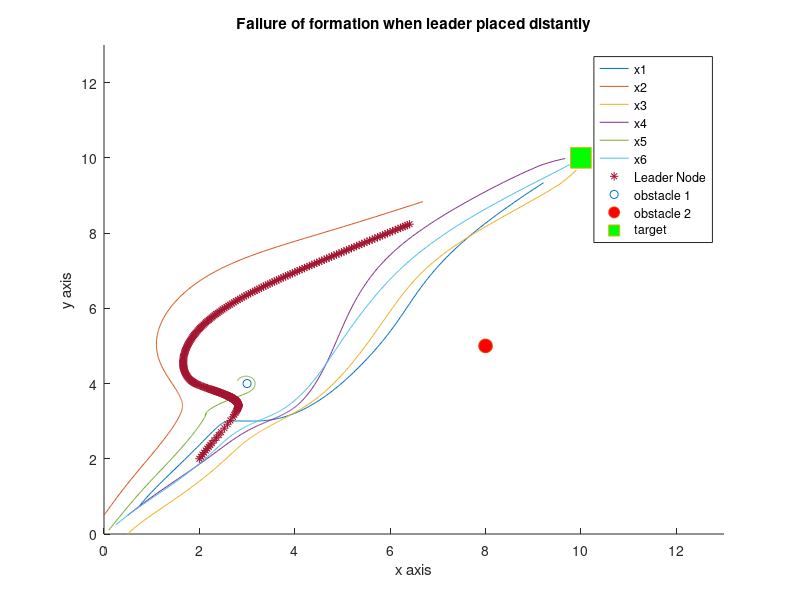

Write the MATLAB code that produced this figure.
function leaderpotentialfield
%work area
wa=[0:0.1:13;0:0.1:13];
%locations of obstacles and target
T=[10,10];
obs=[3,4;8,5];
n=length(wa(1,:));
%gains
kT=3;
ko=[4,5];

Gp=1;Gf=1*[1 1 1 1 1 1]; %potential and formation gains
options=odeset('events',@StopSim);
Vp=4; kn=3; L=2;
% A1=[0 0 0 0 0 0;1 0 0 0 0 0;1 0 0 0 0 0;0 1 0 0 0 0;0 0 1 0 0 0;0 0 1 0 0 0];
% D1=[0 0 0 0 0 0;0 1 0 0 0 0;0 0 1 0 0 0;0 0 0 1 0 0;0 0 0 0 1 0;0 0 0 0 0 1];
A1=[0 1 1 1 1 1;1 0 1 0 0 1;1 1 0 1 0 0;1 0 1 0 1 0;1 0 0 1 0 1;1 1 0 0 1 0];
D1=[5 0 0 0 0 0;0 3 0 0 0 0;0 0 3 0 0 0;0 0 0 3 0 0;0 0 0 0 3 0;0 0 0 0 0 3];
L1=D1-A1;

leadergain=1;
G=leadergain*[1 0 0 0 0 0;0 0 0 0 0 0;0 0 0 0 0 0;0 0 0 0 0 0;0 0 0 0 0 0;0 0 0 0 0 0];

A=[0 0 0.5 0 0 0;0.5 0 0 0 0 0.5;0.5 0.5 0 0 0 0;0 0.5 0 0 0 0;0 0 0.5 0 0 0;0 0 0 0.5 0.5 0];
D=[0.5 0 0 0 0 0;0 1 0 0 0 0;0 0 1 0 0 0;0 0 0 0.5 0 0;0 0 0 0 0.5 0;0 0 0 0 0 1];
% L=D-A;
init=[0.75;0.75;pi/3;0;0.5;pi/3;0.5;0;pi/3;0.5;0.5;pi/4;0.1;0.1;pi/3;0.25;0.25;pi/4;2;2;pi/3]; %initial robot condition
[t,pos]=ode45(@robot,[0 100],init,options);
figure()
hold on
plot(pos(:,1),pos(:,2),pos(:,4),pos(:,5),pos(:,7),pos(:,8),pos(:,10),pos(:,11),pos(:,13),pos(:,14),pos(:,16),pos(:,17),pos(:,19),pos(:,20),'*')
plot(obs(1,1),obs(1,2),'o',obs(2,1),obs(2,2),'o','MarkerFaceColor','r','MarkerSize',10)
title('Failure of formation when leader placed distantly')
% plot(obs(1,1),obs(1,2),'o',obs(2,1),obs(2,2),'o','MarkerFaceColor','r','MarkerSize',10)
plot(T(1,1),T(1,2),'s','MarkerFaceColor','g','MarkerSize',15)
ylabel('y axis')
xlabel('x axis')
legend({'x1','x2','x3','x4','x5','x6','Leader Node','obstacle 1','obstacle 2','target'})
xlim([0 13]);
ylim([0 13]);



    function dp=robot(t,pos)
        dp=zeros(21,1);        
        x=pos(1);y=pos(2);theta=pos(3); x2=pos(4);y2=pos(5);theta2=pos(6);
        x3=pos(7);y3=pos(8);theta3=pos(9); x4=pos(10);y4=pos(11);theta4=pos(12);
        x5=pos(13);y5=pos(14);theta5=pos(15); x6=pos(16);y6=pos(17);theta6=pos(18);
        xL=pos(19);yL=pos(20);thetaL=pos(21);
        theza=[theta;theta2;theta3;theta4;theta5;theta6];
        if ((pos(1)-T(1))^2)+((pos(2)-T(2))^2)>1 && ((pos(4)-T(1))^2)+((pos(5)-T(2))^2)>1 && ((pos(7)-T(1))^2)+((pos(8)-T(2))^2)>1 && ((pos(10)-T(1))^2)+((pos(11)-T(2))^2)>1 && ((pos(13)-T(1))^2)+((pos(14)-T(2))^2)>1 && ((pos(16)-T(1))^2)+((pos(17)-T(2))^2)>1
            km=0.05;
        else
            km=0;
        end
%         for ir=1:1:5
%             if ((pos(1)-pos(3*ir+1))^2)+((pos(1)-pos(3*ir+2))^2)>4
%                 Gf(ir+1)=0;
%             end
%         end
        
        FLx=kT*(T(1,1)-xL)/(sqrt(((T(1,1)-xL)^2)+((T(1,2)-yL)^2)));
        Fo1Lx=-ko(1,1)*(obs(1,1)-xL)/((((obs(1,1)-xL)^2)+(obs(1,2)-yL)^2)^1.5);
        Fo2Lx=-ko(1,2)*(obs(2,1)-xL)/((((obs(2,1)-xL)^2)+(obs(2,2)-yL)^2)^1.5);
        FLx=FLx+Fo1Lx+Fo2Lx;
        FLy=kT*(T(1,2)-yL)/(sqrt(((T(1,1)-xL)^2)+(T(1,2)-yL)^2));
        Fo1Ly=-ko(1,1)*(obs(1,2)-yL)/((((obs(1,1)-xL)^2)+(obs(1,2)-yL)^2)^1.5);
        Fo2Ly=-ko(1,2)*(obs(2,2)-yL)/((((obs(2,1)-xL)^2)+(obs(2,2)-yL)^2)^1.5);
        thetadesL=(Gp*atan2(FLy,FLx));
        fiL=kn*(thetadesL-thetaL);
        
        
        FTx=kT*(T(1,1)-x)/(sqrt(((T(1,1)-x)^2)+((T(1,2)-y)^2)));
        Fo1x=-ko(1,1)*(obs(1,1)-x)/((((obs(1,1)-x)^2)+(obs(1,2)-y)^2)^1.5);
        Fo2x=-ko(1,2)*(obs(2,1)-x)/((((obs(2,1)-x)^2)+(obs(2,2)-y)^2)^1.5);
        Fom2x=-km*(x2-x)/((((x2-x)^2)+(y2-y)^2)^1.5);
        Fom3x=-km*(x3-x)/((((x3-x)^2)+(y3-y)^2)^1.5);
        Fom4x=-km*(x4-x)/((((x4-x)^2)+(y4-y)^2)^1.5);
        Fom5x=-km*(x5-x)/((((x5-x)^2)+(y5-y)^2)^1.5);
        Fom6x=-km*(x6-x)/((((x6-x)^2)+(y6-y)^2)^1.5);
        Fx=FTx+Fo1x+Fo2x+Fom2x+Fom3x+Fom4x+Fom5x+Fom6x;
        FTy=kT*(T(1,2)-y)/(sqrt(((T(1,1)-x)^2)+(T(1,2)-y)^2));
        Fo1y=-ko(1,1)*(obs(1,2)-y)/((((obs(1,1)-x)^2)+(obs(1,2)-y)^2)^1.5);
        Fo2y=-ko(1,2)*(obs(2,2)-y)/((((obs(2,1)-x)^2)+(obs(2,2)-y)^2)^1.5);
        Fom2y=-km*(y2-y)/((((x2-x)^2)+(y2-y)^2)^1.5);
        Fom3y=-km*(y3-y)/((((x3-x)^2)+(y3-y)^2)^1.5);
        Fom4y=-km*(y4-y)/((((x4-x)^2)+(y4-y)^2)^1.5);        
        Fom5y=-km*(y5-y)/((((x5-x)^2)+(y5-y)^2)^1.5);       
        Fom6y=-km*(y6-y)/((((x6-x)^2)+(y6-y)^2)^1.5);       
        Fy=FTy+Fo1y+Fo2y+Fom2y+Fom3y+Fom4y+Fom5y+Fom6y;
        thetades(1)=(Gp*atan2(Fy,Fx));
%        fi(1)=kn*(thetades(1)-theta);
        
        FTx2=kT*(T(1,1)-x2)/(sqrt(((T(1,1)-x2)^2)+((T(1,2)-y2)^2)));
        Fo1x2=-ko(1,1)*(obs(1,1)-x2)/((((obs(1,1)-x2)^2)+(obs(1,2)-y2)^2)^1.5);
        Fo2x2=-ko(1,2)*(obs(2,1)-x2)/((((obs(2,1)-x2)^2)+(obs(2,2)-y2)^2)^1.5);
        Fom1x2=-km*(x-x2)/((((x-x2)^2)+(y-y2)^2)^1.5);
        Fom3x2=-km*(x3-x2)/((((x3-x2)^2)+(y3-y2)^2)^1.5);
        Fom4x2=-km*(x4-x2)/((((x4-x2)^2)+(y4-y2)^2)^1.5);
        Fom5x2=-km*(x5-x2)/((((x5-x2)^2)+(y5-y2)^2)^1.5);
        Fom6x2=-km*(x6-x2)/((((x6-x2)^2)+(y6-y2)^2)^1.5);
        Fx2=FTx2+Fo1x2+Fo2x2+Fom1x2+Fom3x2+Fom4x2+Fom5x2+Fom6x2;
        FTy2=kT*(T(1,2)-y2)/(sqrt(((T(1,1)-x2)^2)+(T(1,2)-y2)^2));
        Fo1y2=-ko(1,1)*(obs(1,2)-y2)/((((obs(1,1)-x2)^2)+(obs(1,2)-y2)^2)^1.5);
        Fo2y2=-ko(1,2)*(obs(2,2)-y2)/((((obs(2,1)-x2)^2)+(obs(2,2)-y2)^2)^1.5);
        Fom1y2=-km*(y-y2)/((((x-x2)^2)+(y-y2)^2)^1.5);
        Fom3y2=-km*(y3-y2)/((((x3-x2)^2)+(y3-y2)^2)^1.5);
        Fom4y2=-km*(y4-y2)/((((x4-x2)^2)+(y4-y2)^2)^1.5);
        Fom5y2=-km*(y5-y2)/((((x5-x2)^2)+(y5-y2)^2)^1.5);
        Fom6y2=-km*(y6-y2)/((((x6-x2)^2)+(y6-y2)^2)^1.5);
        Fy2=FTy2+Fo1y2+Fo2y2+Fom1y2+Fom3y2+Fom4y2+Fom5y2+Fom6y2;
        thetades(2)=(Gp*atan2(Fy2,Fx2));
%        fi(2)=kn*(thetades(2)-theta2)+Gf(2)*(theta-theta2);
        
        FTx3=kT*(T(1,1)-x3)/(sqrt(((T(1,1)-x3)^2)+((T(1,2)-y3)^2)));
        Fo1x3=-ko(1,1)*(obs(1,1)-x3)/((((obs(1,1)-x3)^2)+(obs(1,2)-y3)^2)^1.5);
        Fo2x3=-ko(1,2)*(obs(2,1)-x3)/((((obs(2,1)-x3)^2)+(obs(2,2)-y3)^2)^1.5);
        Fom1x3=-km*(x-x3)/((((x-x3)^2)+(y-y3)^2)^1.5);
        Fom2x3=-km*(x2-x3)/((((x2-x3)^2)+(y2-y3)^2)^1.5);
        Fom4x3=-km*(x4-x3)/((((x4-x3)^2)+(y4-y3)^2)^1.5);
        Fom5x3=-km*(x5-x3)/((((x5-x3)^2)+(y5-y3)^2)^1.5);        
        Fom6x3=-km*(x6-x3)/((((x6-x3)^2)+(y6-y3)^2)^1.5);
        Fx3=FTx3+Fo1x3+Fo2x3+Fom1x3+Fom2x3+Fom4x3+Fom5x3+Fom6x3;
        FTy3=kT*(T(1,2)-y3)/(sqrt(((T(1,1)-x3)^2)+(T(1,2)-y3)^2));
        Fo1y3=-ko(1,1)*(obs(1,2)-y3)/((((obs(1,1)-x3)^2)+(obs(1,2)-y3)^2)^1.5);
        Fo2y3=-ko(1,2)*(obs(2,2)-y3)/((((obs(2,1)-x3)^2)+(obs(2,2)-y3)^2)^1.5);
        Fom1y3=-km*(y-y3)/((((x-x3)^2)+(y-y3)^2)^1.5);
        Fom2y3=-km*(y2-y3)/((((x2-x3)^2)+(y2-y3)^2)^1.5);
        Fom4y3=-km*(y4-y3)/((((x4-x3)^2)+(y4-y3)^2)^1.5);        
        Fom5y3=-km*(y5-y3)/((((x5-x3)^2)+(y5-y3)^2)^1.5); 
        Fom6y3=-km*(y6-y3)/((((x6-x3)^2)+(y6-y3)^2)^1.5);                
        Fy3=FTy3+Fo1y3+Fo2y3+Fom1y3+Fom2y3+Fom4y3+Fom5y3+Fom6y3;
        thetades(3)=(Gp*atan2(Fy3,Fx3));
%        fi(3)=kn*(thetades(3)-theta3)+Gf(3)*(theta-theta3);

        FTx4=kT*(T(1,1)-x4)/(sqrt(((T(1,1)-x4)^2)+((T(1,2)-y4)^2)));
        Fo1x4=-ko(1,1)*(obs(1,1)-x4)/((((obs(1,1)-x4)^2)+(obs(1,2)-y4)^2)^1.5);
        Fo2x4=-ko(1,2)*(obs(2,1)-x4)/((((obs(2,1)-x4)^2)+(obs(2,2)-y4)^2)^1.5);
        Fom1x4=-km*(x-x4)/((((x-x4)^2)+(y-y4)^2)^1.5);
        Fom2x4=-km*(x2-x4)/((((x2-x4)^2)+(y2-y4)^2)^1.5);
        Fom3x4=-km*(x3-x4)/((((x3-x4)^2)+(y3-y4)^2)^1.5);
        Fom5x4=-km*(x5-x4)/((((x5-x4)^2)+(y5-y4)^2)^1.5);        
        Fom6x4=-km*(x6-x4)/((((x6-x4)^2)+(y6-y4)^2)^1.5);        
        Fx4=FTx4+Fo1x4+Fo2x4+Fom1x4+Fom2x4+Fom3x4+Fom5x4+Fom6x4;
        FTy4=kT*(T(1,2)-y4)/(sqrt(((T(1,1)-x4)^2)+(T(1,2)-y4)^2));
        Fo1y4=-ko(1,1)*(obs(1,2)-y4)/((((obs(1,1)-x4)^2)+(obs(1,2)-y4)^2)^1.5);
        Fo2y4=-ko(1,2)*(obs(2,2)-y4)/((((obs(2,1)-x4)^2)+(obs(2,2)-y4)^2)^1.5);
        Fom1y4=-km*(y-y4)/((((x-x4)^2)+(y-y4)^2)^1.5);
        Fom2y4=-km*(y2-y4)/((((x2-x4)^2)+(y2-y4)^2)^1.5);
        Fom3y4=-km*(y3-y4)/((((x3-x4)^2)+(y3-y4)^2)^1.5);        
        Fom5y4=-km*(y5-y4)/((((x5-x4)^2)+(y5-y4)^2)^1.5);        
        Fom6y4=-km*(y6-y4)/((((x6-x4)^2)+(y6-y4)^2)^1.5);                
        Fy4=FTy4+Fo1y4+Fo2y4+Fom1y4+Fom2y4+Fom3y4+Fom5y4+Fom6y4;
        thetades(4)=(Gp*atan2(Fy4,Fx4));
%        fi(4)=kn*(thetades(4)-theta4)+Gf(4)*(theta2-theta4);

        FTx5=kT*(T(1,1)-x5)/(sqrt(((T(1,1)-x5)^2)+((T(1,2)-y5)^2)));
        Fo1x5=-ko(1,1)*(obs(1,1)-x5)/((((obs(1,1)-x5)^2)+(obs(1,2)-y5)^2)^1.5);
        Fo2x5=-ko(1,2)*(obs(2,1)-x5)/((((obs(2,1)-x5)^2)+(obs(2,2)-y5)^2)^1.5);
        Fom1x5=-km*(x-x5)/((((x-x5)^2)+(y-y5)^2)^1.5);
        Fom2x5=-km*(x2-x5)/((((x2-x5)^2)+(y2-y5)^2)^1.5);
        Fom3x5=-km*(x3-x5)/((((x3-x5)^2)+(y3-y5)^2)^1.5);
        Fom4x5=-km*(x4-x5)/((((x4-x5)^2)+(y4-y5)^2)^1.5);        
        Fom6x5=-km*(x6-x5)/((((x6-x5)^2)+(y6-y5)^2)^1.5);        
        Fx5=FTx5+Fo1x5+Fo2x5+Fom1x5+Fom2x5+Fom3x5+Fom4x5+Fom6x5;
        FTy5=kT*(T(1,2)-y5)/(sqrt(((T(1,1)-x5)^2)+(T(1,2)-y5)^2));
        Fo1y5=-ko(1,1)*(obs(1,2)-y5)/((((obs(1,1)-x5)^2)+(obs(1,2)-y5)^2)^1.5);
        Fo2y5=-ko(1,2)*(obs(2,2)-y5)/((((obs(2,1)-x5)^2)+(obs(2,2)-y5)^2)^1.5);
        Fom1y5=-km*(y-y5)/((((x-x5)^2)+(y-y5)^2)^1.5);
        Fom2y5=-km*(y2-y5)/((((x2-x5)^2)+(y2-y5)^2)^1.5);
        Fom3y5=-km*(y3-y5)/((((x3-x5)^2)+(y3-y5)^2)^1.5);        
        Fom4y5=-km*(y4-y5)/((((x4-x5)^2)+(y4-y5)^2)^1.5);        
        Fom6y5=-km*(y6-y5)/((((x6-x5)^2)+(y6-y5)^2)^1.5);                
        Fy5=FTy5+Fo1y5+Fo2y5+Fom1y5+Fom2y5+Fom3y5+Fom4y5+Fom6y5;
        thetades(5)=(Gp*atan2(Fy5,Fx5));
%         fi(5)=kn*(thetades(5)-theta5)+Gf(5)*(theta3-theta5);
        
        FTx6=kT*(T(1,1)-x6)/(sqrt(((T(1,1)-x6)^2)+((T(1,2)-y6)^2)));
        Fo1x6=-ko(1,1)*(obs(1,1)-x6)/((((obs(1,1)-x6)^2)+(obs(1,2)-y6)^2)^1.5);
        Fo2x6=-ko(1,2)*(obs(2,1)-x6)/((((obs(2,1)-x6)^2)+(obs(2,2)-y6)^2)^1.5);
        Fom1x6=-km*(x-x6)/((((x-x6)^2)+(y-y6)^2)^1.5);
        Fom2x6=-km*(x2-x6)/((((x2-x6)^2)+(y2-y6)^2)^1.5);
        Fom3x6=-km*(x3-x6)/((((x3-x6)^2)+(y3-y6)^2)^1.5);
        Fom4x6=-km*(x4-x6)/((((x4-x6)^2)+(y4-y6)^2)^1.5);        
        Fom5x6=-km*(x5-x6)/((((x5-x6)^2)+(y5-y6)^2)^1.5);        
        Fx6=FTx6+Fo1x6+Fo2x6+Fom1x6+Fom2x6+Fom3x6+Fom4x6+Fom5x6;
        FTy6=kT*(T(1,2)-y6)/(sqrt(((T(1,1)-x6)^2)+(T(1,2)-y6)^2));
        Fo1y6=-ko(1,1)*(obs(1,2)-y6)/((((obs(1,1)-x6)^2)+(obs(1,2)-y6)^2)^1.5);
        Fo2y6=-ko(1,2)*(obs(2,2)-y6)/((((obs(2,1)-x6)^2)+(obs(2,2)-y6)^2)^1.5);
        Fom1y6=-km*(y-y6)/((((x-x6)^2)+(y-y6)^2)^1.5);
        Fom2y6=-km*(y2-y6)/((((x2-x6)^2)+(y2-y6)^2)^1.5);
        Fom3y6=-km*(y3-y6)/((((x3-x6)^2)+(y3-y6)^2)^1.5);        
        Fom4y6=-km*(y4-y6)/((((x4-x6)^2)+(y4-y6)^2)^1.5);        
        Fom5y6=-km*(y5-y6)/((((x5-x6)^2)+(y5-y6)^2)^1.5);                
        Fy6=FTy6+Fo1y6+Fo2y6+Fom1y6+Fom2y6+Fom3y6+Fom4y6+Fom5y6;
        thetades(6)=(Gp*atan2(Fy6,Fx6));
%         fi(6)=kn*(thetades(6)-theta6)+Gf(6)*(theta3-theta6);

        fi(1:6)=kn*(transpose(thetades(1:6))-theza(1:6))-Gf*((L1+G)*theza(1:6)-(L1+G)*thetaL*ones(6,1));

%        fi(1:6)=kn*(transpose(thetades(1:6))-theza(1:6))-Gf*L1*theza(1:6);

        dp(1)=Vp*cos(fi(1))*cos(theta);
        dp(2)=Vp*cos(fi(1))*sin(theta);
        dp(3)=(Vp/L)*sin(fi(1));
        dp(4)=Vp*cos(fi(2))*cos(theta2);
        dp(5)=Vp*cos(fi(2))*sin(theta2);
        dp(6)=(Vp/L)*sin(fi(2));
        dp(7)=Vp*cos(fi(3))*cos(theta3);
        dp(8)=Vp*cos(fi(3))*sin(theta3);
        dp(9)=(Vp/L)*sin(fi(3));
        dp(10)=Vp*cos(fi(4))*cos(theta4);
        dp(11)=Vp*cos(fi(4))*sin(theta4);
        dp(12)=(Vp/L)*sin(fi(4));
        dp(13)=Vp*cos(fi(5))*cos(theta5);
        dp(14)=Vp*cos(fi(5))*sin(theta5);
        dp(15)=(Vp/L)*sin(fi(5));
        dp(16)=Vp*cos(fi(6))*cos(theta6);
        dp(17)=Vp*cos(fi(6))*sin(theta6);
        dp(18)=(Vp/L)*sin(fi(6));
        dp(19)=Vp*cos(fiL)*cos(thetaL);
        dp(20)=Vp*cos(fiL)*sin(thetaL);
        dp(21)=(Vp/L)*sin(fiL);
    end
    function [Val,Ister,Dir]=StopSim(t,pos)
        if ((pos(19)-T(1))^2)+((pos(20)-T(2))^2)<1e-2
            Val(1)=0;
        elseif ((pos(1)-T(1))^2)+((pos(2)-T(2))^2)<1e-2
            Val(1)=0;
        elseif ((pos(4)-T(1))^2)+((pos(5)-T(2))^2)<1e-2
            Val(1)=0;
        elseif ((pos(7)-T(1))^2)+((pos(8)-T(2))^2)<1e-2
            Val(1)=0;
        elseif ((pos(10)-T(1))^2)+((pos(11)-T(2))^2)<1e-2
            Val(1)=0;
        elseif ((pos(13)-T(1))^2)+((pos(14)-T(2))^2)<1e-2
            Val(1)=0;
        elseif ((pos(16)-T(1))^2)+((pos(17)-T(2))^2)<1e-2
            Val(1)=0;
        else
            Val(1)=1;
        end
        Ister(1)=1;
        Dir(1)=0;
    end 
end